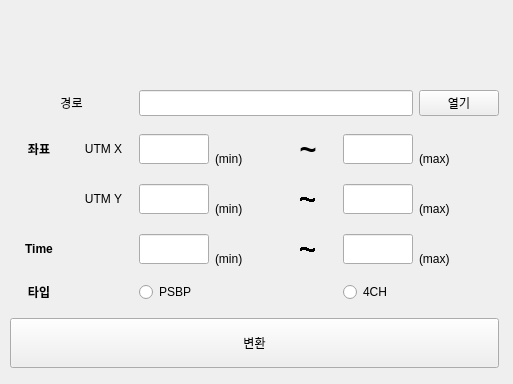
<?xml version="1.0" encoding="UTF-8"?>
<ui version="4.0">
 <class>MainWindow</class>
 <widget class="QMainWindow" name="MainWindow">
  <property name="geometry">
   <rect>
    <x>0</x>
    <y>0</y>
    <width>513</width>
    <height>384</height>
   </rect>
  </property>
  <property name="windowTitle">
   <string>초안</string>
  </property>
  <widget class="QWidget" name="centralwidget">
   <widget class="QWidget" name="gridLayoutWidget">
    <property name="geometry">
     <rect>
      <x>10</x>
      <y>80</y>
      <width>489</width>
      <height>301</height>
     </rect>
    </property>
    <layout class="QGridLayout" name="gridLayout">
     <item row="5" column="2">
      <widget class="QRadioButton" name="rb_psbp">
       <property name="text">
        <string>PSBP</string>
       </property>
      </widget>
     </item>
     <item row="2" column="5">
      <widget class="QLineEdit" name="le_x_max">
       <property name="maximumSize">
        <size>
         <width>70</width>
         <height>30</height>
        </size>
       </property>
       <property name="font">
        <font>
         <pointsize>9</pointsize>
        </font>
       </property>
      </widget>
     </item>
     <item row="4" column="4">
      <widget class="QLabel" name="label_7">
       <property name="font">
        <font>
         <pointsize>22</pointsize>
         <bold>true</bold>
         <stylestrategy>NoAntialias</stylestrategy>
        </font>
       </property>
       <property name="text">
        <string>~</string>
       </property>
       <property name="alignment">
        <set>Qt::AlignmentFlag::AlignCenter</set>
       </property>
      </widget>
     </item>
     <item row="3" column="1">
      <widget class="QLabel" name="label_6">
       <property name="text">
        <string>UTM Y</string>
       </property>
       <property name="alignment">
        <set>Qt::AlignmentFlag::AlignCenter</set>
       </property>
      </widget>
     </item>
     <item row="2" column="1">
      <widget class="QLabel" name="label_5">
       <property name="text">
        <string>UTM X</string>
       </property>
       <property name="textFormat">
        <enum>Qt::TextFormat::MarkdownText</enum>
       </property>
       <property name="alignment">
        <set>Qt::AlignmentFlag::AlignCenter</set>
       </property>
      </widget>
     </item>
     <item row="2" column="0">
      <widget class="QLabel" name="label_3">
       <property name="font">
        <font>
         <bold>true</bold>
        </font>
       </property>
       <property name="text">
        <string>좌표</string>
       </property>
       <property name="alignment">
        <set>Qt::AlignmentFlag::AlignCenter</set>
       </property>
      </widget>
     </item>
     <item row="4" column="2">
      <widget class="QLineEdit" name="le_time_min">
       <property name="maximumSize">
        <size>
         <width>70</width>
         <height>30</height>
        </size>
       </property>
       <property name="font">
        <font>
         <pointsize>9</pointsize>
        </font>
       </property>
      </widget>
     </item>
     <item row="4" column="6">
      <widget class="QLabel" name="label_17">
       <property name="font">
        <font>
         <pointsize>9</pointsize>
        </font>
       </property>
       <property name="text">
        <string>(max)</string>
       </property>
       <property name="textFormat">
        <enum>Qt::TextFormat::MarkdownText</enum>
       </property>
       <property name="alignment">
        <set>Qt::AlignmentFlag::AlignBottom|Qt::AlignmentFlag::AlignLeading|Qt::AlignmentFlag::AlignLeft</set>
       </property>
      </widget>
     </item>
     <item row="2" column="6">
      <widget class="QLabel" name="label_13">
       <property name="font">
        <font>
         <pointsize>9</pointsize>
        </font>
       </property>
       <property name="text">
        <string>(max)</string>
       </property>
       <property name="textFormat">
        <enum>Qt::TextFormat::MarkdownText</enum>
       </property>
       <property name="alignment">
        <set>Qt::AlignmentFlag::AlignBottom|Qt::AlignmentFlag::AlignLeading|Qt::AlignmentFlag::AlignLeft</set>
       </property>
      </widget>
     </item>
     <item row="4" column="0">
      <widget class="QLabel" name="label_8">
       <property name="font">
        <font>
         <bold>true</bold>
        </font>
       </property>
       <property name="text">
        <string>Time</string>
       </property>
       <property name="alignment">
        <set>Qt::AlignmentFlag::AlignCenter</set>
       </property>
      </widget>
     </item>
     <item row="3" column="5">
      <widget class="QLineEdit" name="le_y_max">
       <property name="maximumSize">
        <size>
         <width>70</width>
         <height>30</height>
        </size>
       </property>
       <property name="font">
        <font>
         <pointsize>9</pointsize>
        </font>
       </property>
      </widget>
     </item>
     <item row="4" column="5">
      <widget class="QLineEdit" name="le_time_max">
       <property name="maximumSize">
        <size>
         <width>70</width>
         <height>30</height>
        </size>
       </property>
       <property name="font">
        <font>
         <pointsize>9</pointsize>
        </font>
       </property>
      </widget>
     </item>
     <item row="0" column="6">
      <widget class="QPushButton" name="pb_open">
       <property name="text">
        <string>열기</string>
       </property>
      </widget>
     </item>
     <item row="5" column="5">
      <widget class="QRadioButton" name="rb_4ch">
       <property name="text">
        <string>4CH</string>
       </property>
      </widget>
     </item>
     <item row="3" column="2">
      <widget class="QLineEdit" name="le_y_min">
       <property name="maximumSize">
        <size>
         <width>70</width>
         <height>30</height>
        </size>
       </property>
       <property name="font">
        <font>
         <pointsize>9</pointsize>
        </font>
       </property>
      </widget>
     </item>
     <item row="2" column="2">
      <widget class="QLineEdit" name="le_x_min">
       <property name="maximumSize">
        <size>
         <width>70</width>
         <height>30</height>
        </size>
       </property>
       <property name="font">
        <font>
         <pointsize>9</pointsize>
        </font>
       </property>
      </widget>
     </item>
     <item row="2" column="3">
      <widget class="QLabel" name="label_12">
       <property name="font">
        <font>
         <pointsize>9</pointsize>
        </font>
       </property>
       <property name="text">
        <string>(min)</string>
       </property>
       <property name="textFormat">
        <enum>Qt::TextFormat::MarkdownText</enum>
       </property>
       <property name="alignment">
        <set>Qt::AlignmentFlag::AlignBottom|Qt::AlignmentFlag::AlignLeading|Qt::AlignmentFlag::AlignLeft</set>
       </property>
      </widget>
     </item>
     <item row="6" column="0" colspan="7">
      <widget class="QPushButton" name="pb_convert">
       <property name="minimumSize">
        <size>
         <width>100</width>
         <height>50</height>
        </size>
       </property>
       <property name="text">
        <string>변환</string>
       </property>
      </widget>
     </item>
     <item row="3" column="4">
      <widget class="QLabel" name="label_9">
       <property name="font">
        <font>
         <pointsize>22</pointsize>
         <bold>true</bold>
         <stylestrategy>NoAntialias</stylestrategy>
        </font>
       </property>
       <property name="text">
        <string>~</string>
       </property>
       <property name="alignment">
        <set>Qt::AlignmentFlag::AlignCenter</set>
       </property>
      </widget>
     </item>
     <item row="3" column="3">
      <widget class="QLabel" name="label_14">
       <property name="font">
        <font>
         <pointsize>9</pointsize>
        </font>
       </property>
       <property name="text">
        <string>(min)</string>
       </property>
       <property name="textFormat">
        <enum>Qt::TextFormat::MarkdownText</enum>
       </property>
       <property name="alignment">
        <set>Qt::AlignmentFlag::AlignBottom|Qt::AlignmentFlag::AlignLeading|Qt::AlignmentFlag::AlignLeft</set>
       </property>
      </widget>
     </item>
     <item row="4" column="3">
      <widget class="QLabel" name="label_16">
       <property name="font">
        <font>
         <pointsize>9</pointsize>
        </font>
       </property>
       <property name="text">
        <string>(min)</string>
       </property>
       <property name="textFormat">
        <enum>Qt::TextFormat::MarkdownText</enum>
       </property>
       <property name="alignment">
        <set>Qt::AlignmentFlag::AlignBottom|Qt::AlignmentFlag::AlignLeading|Qt::AlignmentFlag::AlignLeft</set>
       </property>
      </widget>
     </item>
     <item row="2" column="4">
      <widget class="QLabel" name="label_10">
       <property name="font">
        <font>
         <pointsize>22</pointsize>
         <bold>true</bold>
        </font>
       </property>
       <property name="text">
        <string>~</string>
       </property>
       <property name="alignment">
        <set>Qt::AlignmentFlag::AlignCenter</set>
       </property>
      </widget>
     </item>
     <item row="5" column="0">
      <widget class="QLabel" name="label_11">
       <property name="font">
        <font>
         <bold>true</bold>
        </font>
       </property>
       <property name="text">
        <string>타입</string>
       </property>
       <property name="alignment">
        <set>Qt::AlignmentFlag::AlignCenter</set>
       </property>
      </widget>
     </item>
     <item row="3" column="6">
      <widget class="QLabel" name="label_15">
       <property name="font">
        <font>
         <pointsize>9</pointsize>
        </font>
       </property>
       <property name="text">
        <string>(max)</string>
       </property>
       <property name="textFormat">
        <enum>Qt::TextFormat::MarkdownText</enum>
       </property>
       <property name="alignment">
        <set>Qt::AlignmentFlag::AlignBottom|Qt::AlignmentFlag::AlignLeading|Qt::AlignmentFlag::AlignLeft</set>
       </property>
      </widget>
     </item>
     <item row="0" column="0" colspan="2">
      <widget class="QLabel" name="label">
       <property name="text">
        <string>경로</string>
       </property>
       <property name="alignment">
        <set>Qt::AlignmentFlag::AlignCenter</set>
       </property>
      </widget>
     </item>
     <item row="0" column="2" colspan="4">
      <widget class="QLineEdit" name="le_path">
       <property name="maximumSize">
        <size>
         <width>300</width>
         <height>100</height>
        </size>
       </property>
       <property name="maxLength">
        <number>1000</number>
       </property>
       <property name="frame">
        <bool>true</bool>
       </property>
       <property name="cursorPosition">
        <number>0</number>
       </property>
      </widget>
     </item>
    </layout>
   </widget>
  </widget>
 </widget>
 <tabstops>
  <tabstop>le_x_min</tabstop>
  <tabstop>le_x_max</tabstop>
  <tabstop>le_y_min</tabstop>
  <tabstop>le_y_max</tabstop>
  <tabstop>le_time_min</tabstop>
  <tabstop>le_time_max</tabstop>
  <tabstop>rb_psbp</tabstop>
  <tabstop>rb_4ch</tabstop>
  <tabstop>pb_convert</tabstop>
 </tabstops>
 <resources/>
 <connections/>
</ui>
